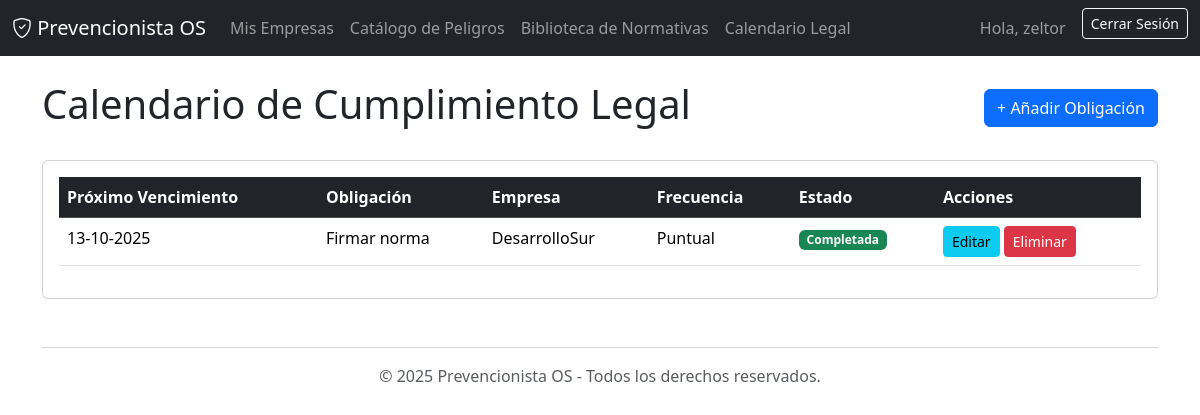
The page /calendario/ (signed in) on the database its author committed.
### cumplimiento/models.py (models this page shows, shortened)
class TareaLegal(models.Model):
    FRECUENCIA_CHOICES = [
        ('puntual', 'Puntual'),
        ('mensual', 'Mensual'),
        ('trimestral', 'Trimestral'),
        ('semestral', 'Semestral'),
        ('anual', 'Anual'),
    ]
    empresa = models.ForeignKey(Empresa, on_delete=models.CASCADE, related_name='tareas_legales')
    normativa = models.ForeignKey(Normativa, on_delete=models.SET_NULL, null=True, blank=True)
    nombre_obligacion = models.CharField(max_length=255, help_text="Ej: Declaración de Emisiones Atmosféricas")
    descripcion = models.TextField(blank=True)
    fecha_inicio = models.DateField(help_text="Primera fecha en que la obligación debe cumplirse.")
    frecuencia = models.CharField(max_length=20, choices=FRECUENCIA_CHOICES, default='puntual')
    proxima_fecha_vencimiento = models.DateField()
    responsable = models.CharField(max_length=255, blank=True, help_text="Nombre o email del responsable.")
    completada = models.BooleanField(default=False)
    fecha_completada = models.DateField(null=True, blank=True)
    notificacion_email = models.EmailField(blank=True, help_text="Email para recibir notificaciones de esta tarea.")

### gestion_riesgos/models.py (models this page shows, shortened)
class Empresa(models.Model):
    prevencionista = models.ForeignKey(settings.AUTH_USER_MODEL, on_delete=models.CASCADE, related_name='empresas_gestionadas')
    razon_social = models.CharField(max_length=255)
    rut = models.CharField(max_length=12, unique=True, help_text="Ej: 76.123.456-7")
    direccion = models.CharField(max_length=255, blank=True)
    telefono = models.CharField(max_length=20, blank=True)
    fecha_creacion = models.DateTimeField(auto_now_add=True)

### cumplimiento/views.py (the view)
# urls.py: path('calendario/', views.TareaLegalListView.as_view(), name='calendario_legal'),
class TareaLegalListView(LoginRequiredMixin, ListView):
    model = TareaLegal
    template_name = 'cumplimiento/calendario_legal.html'
    context_object_name = 'tareas'
    def get_queryset(self):
        return TareaLegal.objects.filter(empresa__prevencionista=self.request.user).order_by('proxima_fecha_vencimiento')
    def get_context_data(self, **kwargs):
        context = super().get_context_data(**kwargs)
        context['empresas'] = Empresa.objects.filter(prevencionista=self.request.user)
        return context

### cumplimiento/templates/cumplimiento/calendario_legal.html (shortened to what this page needs)
{% extends 'base.html' %}
{% block content %}
<div class="d-flex justify-content-between align-items-center mb-4">
    <h1>Calendario de Cumplimiento Legal</h1>
    <a href="{% url 'tarea_legal_create' %}" class="btn btn-primary">+ Añadir Obligación</a>
</div>
<div class="card">
    <div class="card-body">
        <table class="table table-hover">
            <thead class="table-dark">
                <tr>
                    <th>Próximo Vencimiento</th>
                    <th>Obligación</th>
                    <th>Empresa</th>
                    <th>Frecuencia</th>
                    <th>Estado</th>
                    <th>Acciones</th>
                </tr>
            </thead>
            <tbody>
                {% for tarea in tareas %}
                <tr>
                    <td>{{ tarea.proxima_fecha_vencimiento|date:"d-m-Y" }}</td>
                    <td>{{ tarea.nombre_obligacion }}</td>
                    <td>{{ tarea.empresa.razon_social }}</td>
                    <td>{{ tarea.get_frecuencia_display }}</td>
                    <td>
                        {% if tarea.completada %}
                            <span class="badge bg-success">Completada</span>
                        {% else %}
                            <span class="badge bg-warning text-dark">Pendiente</span>
                        {% endif %}
                    </td>
                    <td>
                        <a href="{% url 'tarea_legal_update' tarea.pk %}" class="btn btn-sm btn-info">Editar</a>
                        <a href="{% url 'tarea_legal_delete' tarea.pk %}" class="btn btn-sm btn-danger">Eliminar</a>
                    </td>
                </tr>
                {% empty %}
                <tr>
                    <td colspan="6" class="text-center">No hay obligaciones legales pendientes.</td>
                </tr>
                {% endfor %}
            </tbody>
        </table>
    </div>
</div>
{% endblock %}

### gestion_riesgos/templates/base.html (shortened to what this page needs)
<!DOCTYPE html>
<html lang="es">
<head>
    <link href="https://cdn.jsdelivr.net/npm/bootstrap@5.3.3/dist/css/bootstrap.min.css" rel="stylesheet">
    <link rel="stylesheet" href="https://cdn.jsdelivr.net/npm/bootstrap-icons@1.11.3/font/bootstrap-icons.min.css">
</head>
<body>
    <nav class="navbar navbar-expand-lg navbar-dark bg-dark">
        <div class="container-fluid">
            <a class="navbar-brand" href="{% url 'dashboard' %}">
                <i class="bi bi-shield-check"></i> Prevencionista OS
            </a>
            <div class="collapse navbar-collapse" id="navbarNav">
                {% if user.is_authenticated %}
                <ul class="navbar-nav me-auto mb-2 mb-lg-0">
                    <li class="nav-item">
                        <a class="nav-link" href="{% url 'empresa_list' %}">Mis Empresas</a>
                    </li>
                    <li class="nav-item">
                        <a class="nav-link" href="{% url 'peligro_list' %}">Catálogo de Peligros</a>
                    </li>
                    <li class="nav-item">
                        <a class="nav-link" href="{% url 'normativa_list' %}">Biblioteca de Normativas</a>
                    </li>
                    <li class="nav-item">
                        <a class="nav-link" href="{% url 'calendario_legal' %}">Calendario Legal</a>
                    </li>
                </ul>
                {% endif %}
                <div class="d-flex ms-auto">
                    {% if user.is_authenticated %}
                        <span class="navbar-text me-3">
                            Hola, {{ user.first_name|default:user.username }}
                        </span>
                        <form action="{% url 'logout' %}" method="post">
                            <button type="submit" class="btn btn-outline-light btn-sm">Cerrar Sesión</button>
                        </form>
                    {% else %}
                        <a href="{% url 'login' %}" class="btn btn-primary">Iniciar Sesión</a>
                    {% endif %}
                </div>
            </div>
        </div>
    </nav>
    <main class="container mt-4">
        {% block content %}{% endblock %}
    </main>
    <footer class="container text-center mt-5 mb-3 text-muted">
        <hr>
        <p>&copy; {% now "Y" %} Prevencionista OS - Todos los derechos reservados.</p>
    </footer>
</body>
</html>

### rows shown on the page
TareaLegal: proxima_fecha_vencimiento "13-10-2025", nombre_obligacion "Firmar norma", empresa.razon_social "DesarrolloSur", frecuencia "Puntual", completada "Completada"

### other values the page prints
{{ user.first_name|default:user.username }} "zeltor"
